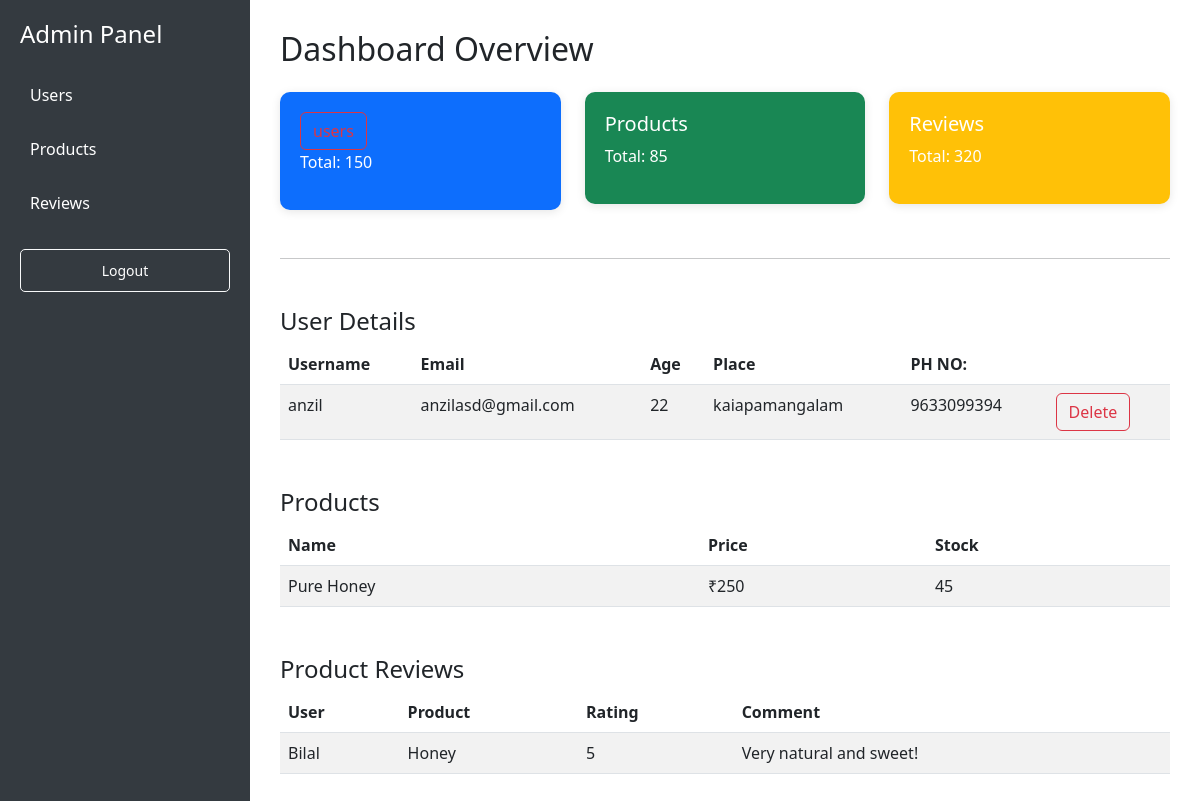
The page /admindashboard/ on the database as committed earlier.
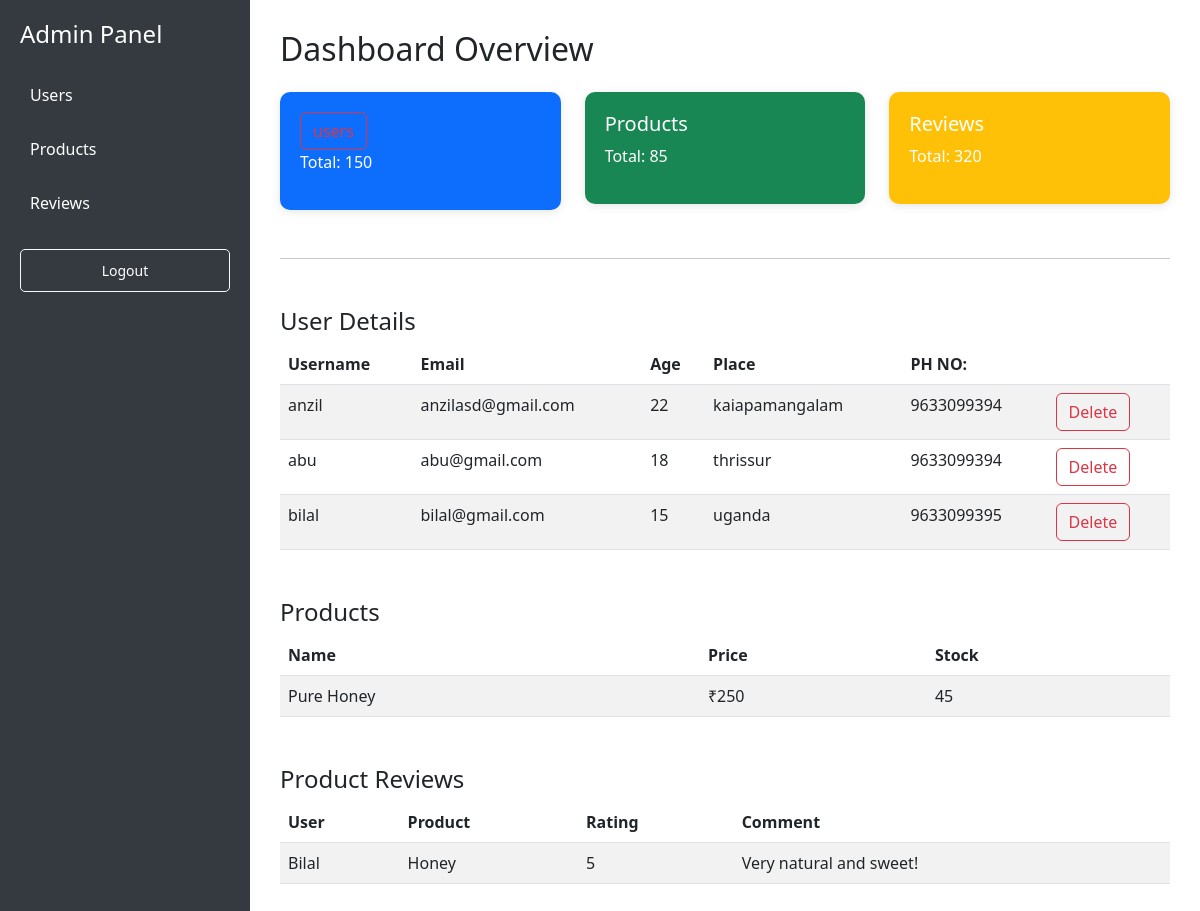
The same page on the database as committed later.
### myapp/models.py (models this page shows, shortened)
class Userdetails(AbstractUser):
    age = models.IntegerField(default=15, blank=True, null=True)
    phoneNumber = models.CharField(max_length=15, default="0000000000", blank=True)
    place = models.CharField(max_length=255, default='Unknown', blank=True)

### myapp/views.py (the view)
# urls.py: path('admindashboard/',views.dashboard_view,name="admin_dashboard"),
def dashboard_view(request):
    users=Userdetails.objects.all()
    context={
       'users':users,
         }
    return render(request,"./admin_dashboard.html",context)

### myapp/templates/admin_dashboard.html (shortened to what this page needs)
{% load static %}
<!DOCTYPE html>
<html>
<head>
  <link href="https://cdn.jsdelivr.net/npm/bootstrap@5.3.0/dist/css/bootstrap.min.css" rel="stylesheet">
</head>
<body>
  <div class="sidebar">
    <h4 class="mb-4">Admin Panel</h4>
    <a href="#users">Users</a>
    <a href="#products">Products</a>
    <a href="#reviews">Reviews</a>
    <a href="{% url 'logout' %}" class="btn btn-outline-light btn-sm mt-4">Logout</a>
  </div>
  <div class="main-content">
    <h2 class="mb-4">Dashboard Overview</h2>
    <div class="row g-4">
      <div class="col-md-4">
        <div class="card-box bg-primary text-white">
          <form action="{% url 'image' %}"  style="display:inline;">
        <button type="submit" class="btn btn-outline-danger">users</button>
        </form>
          <p>Total: 150</p>
        </div>
      </div>
      <div class="col-md-4">
        <div class="card-box bg-success text-white">
          <h5>Products</h5>
          <p>Total: 85</p>
        </div>
      </div>
      <div class="col-md-4">
        <div class="card-box bg-warning text-white">
          <h5>Reviews</h5>
          <p>Total: 320</p>
        </div>
      </div>
    </div>
    <hr class="my-5">
   <h4 id="users">User Details</h4>
<table class="table table-striped">
  <thead><tr><th>Username</th><th>Email</th><th>Age</th><th>Place</th><th>PH NO:</th><th></th></tr></thead>
  <tbody>
    {% for user in users %}
    <tr>
      <td>{{ user.username }}</td>
      <td>{{ user.email }}</td>
      <td>{{ user.age }}</td>
      <td>{{ user.place }}</td>
      <td>{{ user.phoneNumber }}</td>
      <td>
        <form action="{% url 'delete' user.email%}" method='POST' style="display:inline;">
        <button type="submit" class="btn btn-outline-danger">Delete</button>
        </form>
      </td>
          </tr>
    {% endfor %}
  </tbody>
</table>
    <h4 id="products" class="mt-5">Products</h4>
    <table class="table table-striped">
      <thead><tr><th>Name</th><th>Price</th><th>Stock</th></tr></thead>
      <tbody>
        <tr><td>Pure Honey</td><td>₹250</td><td>45</td></tr>
      </tbody>
    </table>
    <h4 id="reviews" class="mt-5">Product Reviews</h4>
    <table class="table table-striped">
      <thead><tr><th>User</th><th>Product</th><th>Rating</th><th>Comment</th></tr></thead>
      <tbody>
        <tr><td>Bilal</td><td>Honey</td><td>5</td><td>Very natural and sweet!</td></tr>
      </tbody>
    </table>
  </div>
</body>
</html>

Rows that differ between the two databases and show on the page:
added Userdetails: username "abu", email "abu@gmail.com", age "18", place "thrissur", phoneNumber "9633099394"
added Userdetails: username "bilal", email "bilal@gmail.com", age "15", place "uganda", phoneNumber "9633099395"
